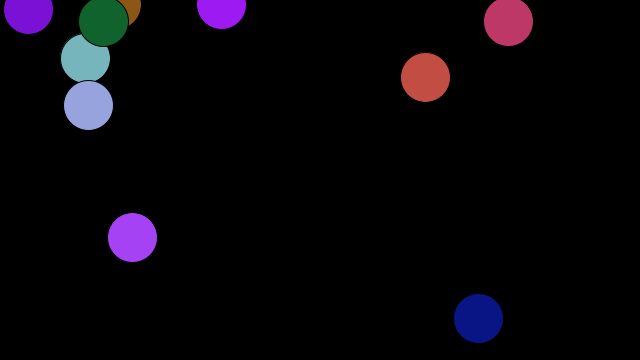
Frame 1 (no input)
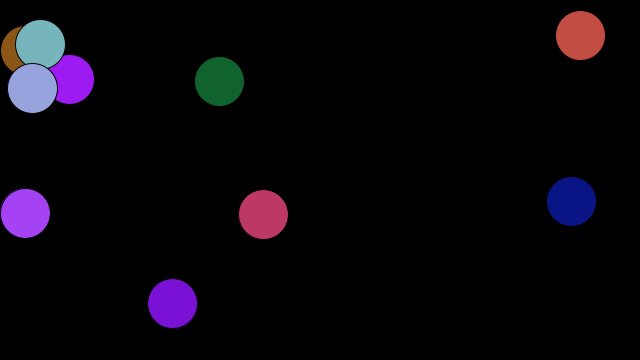
Frame 60 (the mouse pressed at the canvas centre just before this capture)
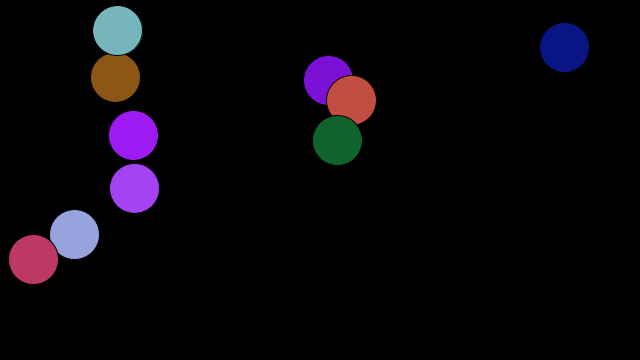
Frame 120 (the mouse held since frame 60 and released just before this capture)

The Processing sketch that drew these frames (run headless with seeded random() and noise(); from frame 60 on, the mouse is pressed at the canvas centre):

// Processing sketch: Chain_Reaction
// ── Chain_Reaction.pde
  Ball[] balls;
  //global boolean to tell whether reaction ahs been triggered
  boolean reactionStarted;
  
  //tasks to perform ONCE, at launch
  void setup(){
    size(640, 360);
    reactionStarted = false;
    balls = new Ball[10];
    for (int i = 0; i < balls.length; i++){
      balls[i] = new Ball();
    }
    frameRate(30);
  }
  
  void draw(){
    background(0);
    for (int i = 0; i < balls.length; i++){
      balls[i].display();
      balls[i].move();
    }
  }
  
  void mouseClicked(){
     float Px, Py, smallest;
     Px = mouseX;
     Py = mouseY;
     smallest = 100000;
     Ball chosenOne = balls[0];
     for (int i = 0; i < balls.length; i++){
       float distance2 = abs(balls[i].x - Px) + abs(balls[i].y - Py);
       float distance = sqrt(distance2);
       if (distance < smallest){
         smallest = distance;
         chosenOne = balls[i];
       }
     }
     
     chosenOne.vx = 0;
     chosenOne.vy = 0;
     
     chosenOne.diameter = 100;
   }
// ── Ball.pde
class Ball{  
  float x, y;
  float diameter;
  float vx = 0;
  float vy = 0;
  color shade;
  
  Ball(){
     float r = random(256);
     float g = random(256);
     float b = random(256);
     shade = color(r, g, b);
     diameter = 50;
     x = random((width - r) + r/2);
     y = random((height-r) + r/2);
     vx = random(10) - 5;
     vy = random(10) - 5;
  }
  
  Ball(float xCor, float yCor, float d, float velX, float velY, int colour){
    x = xCor;
    y = yCor;
    diameter = d;
    vx = velX;
    vy = velY;
    shade = colour;
  }
  
  void display(){
     fill(shade);
     ellipse(x, y, diameter, diameter);
  }
  
  void move(){
      x = x + (vx);
      y = y + (vy);
      
      //out of window on right
      if (x + diameter/2 > 640) {
        x = 640 - diameter/2; //sets to rightmost position possible
        vx *= -1; //angle of incident = angle of refraction
      }
      
      //out of window on left
      else if (x - diameter/2 < 0) {
        x = diameter/2; //sets to leftmost position possible
        vx *= -1;
      }
    if (y + diameter/2 > height) {
      y = height - diameter/2; //highest position possible
      vy *= -1; 
    } 
    else if (y - diameter/2 < 0) {
      y = diameter/2; //loest position possible
      vy *= -1;
    }
  }
  void expand(){
    diameter++;
  }
    
    void shrink(){
      diameter--;
    }
}
